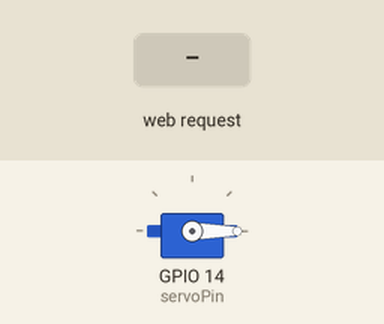
Bench run of a sketch on a simulated ESP32. On the bench: servo. The inputs (shaded band) are chosen by the test bench. WiFi joins after 1.5 s; servers stay silent unless stated; what the sketch prints to the serial monitor is not drawn.

Above: at 2.7 s.
2.8 s: HTTP request GET /control?switch=1 received
At 3.8 s:
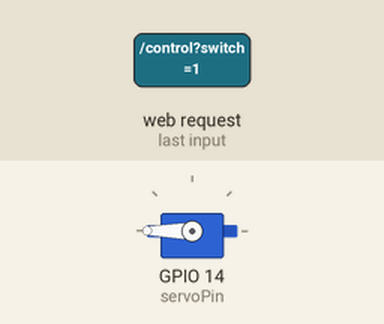
Timing chart, 0 to 5.8 s (numbered marks = the images above; inputs shaded):
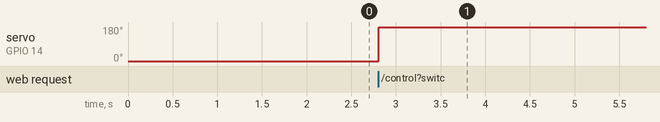

Measured:
- after the input at 2.8 s, servo on GPIO 14 (servoPin): 0° → 180° at once

The sketch:

smart-switch.ino
```cpp
#include <Servo_ESP32.h>
#include <WiFi.h>
#include <WiFiManager.h>  // Add WiFiManager library
#include <ArduinoJson.h>
#include <ESPAsyncWebSrv.h>

static const int servoPin = 14;
const char* serverUrl = "http://localhost:3000/heartbeat";

Servo_ESP32 myServo;
WiFiClient client;

bool switched = false;

AsyncWebServer server(9090);

void setup() {
  Serial.begin(115200);
  WiFi.mode(WIFI_STA); // explicitly set mode, esp defaults to STA+AP

  // WiFiManager Configuration
  WiFiManager wm;
  wm.resetSettings();

  bool res = wm.autoConnect("Smart-Switch", "password-switch");  // Change to desired Smart-Switch name and password
  if(!res) {
      Serial.println("Failed to connect");
        // ESP.restart();
  }

  WiFi.begin(wm.getWiFiSSID().c_str(), wm.getWiFiPass().c_str());
    while (WiFi.status() != WL_CONNECTED) {
        delay(500);
        Serial.print(".");
    }

  //if you get here you have connected to the WiFi
  Serial.println("connected...yeey :)");

  myServo.attach(servoPin);
  myServo.write(1);
  myServo.write(0);


  // API Requests Setup
  server.on("/control", HTTP_GET, [](AsyncWebServerRequest* request) {
    if (request->hasParam("switch")) {
      String value = request->getParam("switch")->value();
      int mySwitch = value.toInt();
      if (mySwitch == 1) {
        toggleServo();
      } else {
        request->send(400, "application/json", "{\"message\":\"Invalid switch parameter\"}");
      }
      String response = "{\"message\":\"" + String(switched ? "true" : "false") + "\"}";
      request->send(200, "application/json", response);
    } else {
      request->send(400, "application/json", "{\"message\":\"Missing switch parameter\"}");
    }
  });

  server.begin();
}

void toggleServo() {
  int currentAngle = myServo.read();
  int newAngle = (currentAngle == 0) ? 180 : 0;
  switched = !switched;
  myServo.write(newAngle);
}

// void heartbeat() {
//   asyncClient.onConnect([](void* obj, AsyncClient* asyncClient) {
//     Serial.println("Connected to server");
//     String request = "GET /heartbeat?ip=" + WiFi.localIP().toString() + " HTTP/1.1\r\n"
//                     "Host: example.com\r\n"
//                     "Connection: close\r\n\r\n";
//     asyncClient->add(request.c_str(), request.length());
//   }, NULL);

//   asyncClient.onError([](void* obj, AsyncClient* asyncClient, int8_t error) {
//     Serial.println("Connection error");
//     asyncClient->close();
//   }, NULL);

//   asyncClient.onDisconnect([](void* obj, AsyncClient* asyncClient) {
//     Serial.println("Disconnected from server");
//     asyncClient->close();
//   }, NULL);

//   asyncClient.connect("example.com", 80);
// }


void loop() {
  // if (WiFi.status() == WL_CONNECTED) {
  //   heartbeat();
  // }
  // delay(10000); // Send heartbeat every 10 seconds
}
```
